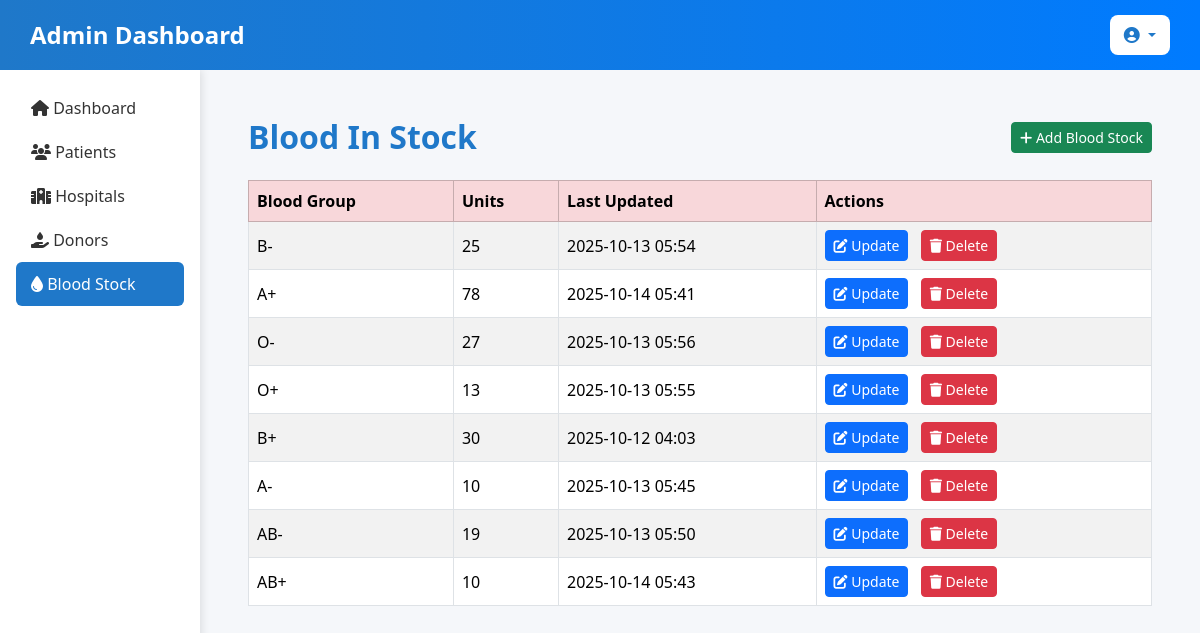
Screenshot of /bloodstock/ with the database file from the repository.
### blood_bank_app/models.py (models this page shows, shortened)
class BloodStock(models.Model):
    BLOOD_GROUPS = [
        ('A+', 'A+'), ('A-', 'A-'),
        ('B+', 'B+'), ('B-', 'B-'),
        ('AB+', 'AB+'), ('AB-', 'AB-'),
        ('O+', 'O+'), ('O-', 'O-'),
    ]
    blood_group = models.CharField(max_length=3, choices=BLOOD_GROUPS, unique=True)
    units = models.PositiveIntegerField(default=0)
    last_updated = models.DateTimeField(auto_now=True)

### blood_bank_app/views.py (the view)
# urls.py: path('bloodstock/', views.blood_stock_list, name='blood_stock_list'),
def blood_stock_list(request):
    stocks = BloodStock.objects.all()
    return render(request,'admin/blood_stock_list.html',{'stocks':stocks})

### blood_bank_app/templates/admin/blood_stock_list.html (shortened to what this page needs)
<!DOCTYPE html>
<html lang="en">
<head>
    <link rel="stylesheet" href="https://cdnjs.cloudflare.com/ajax/libs/font-awesome/6.4.2/css/all.min.css">
    <link href="https://cdn.jsdelivr.net/npm/bootstrap@5.3.3/dist/css/bootstrap.min.css" rel="stylesheet">
</head>
<body>
     <nav class="navbar d-flex justify-content-between align-items-center">
        <h1 class="text-white mb-0">Admin Dashboard</h1>
        <div class="dropdown">
            <button class="btn btn-light dropdown-toggle" type="button" id="adminDropdown" data-bs-toggle="dropdown" aria-expanded="false">
                <i class="fa-solid fa-user-circle"></i> {{ request.user.username }}
            </button>
        </div>
    </nav>
    <div class="container-fluid">
        <div class="row">
            <div class="col-md-2 p-3 sidebar">
                <nav class="nav flex-column">
                    <a class="nav-link" href="{% url 'dashboard' %}">
                        <i class="fa-solid fa-home"></i> Dashboard
                    </a>
                    <a class="nav-link" href="#">
                        <i class="fa-solid fa-users"></i> Patients
                    </a>
                    <a class="nav-link" href="#">
                        <i class="fa-solid fa-hospital"></i> Hospitals
                    </a>
                    <a class="nav-link" href="#">
                        <i class="fa-solid fa-hand-holding-droplet"></i> Donors
                    </a>
                    <a class="nav-link active" href="{% url 'blood_stock_list' %}">
                        <i class="fa-solid fa-droplet"></i> Blood Stock
                    </a>
                </nav>
            </div>
            <div class="col-md-10 p-4">
    <div class="card-dashboard p-4">
        <div class="d-flex justify-content-between align-items-center mb-4">
            <h2 class="mb-0">Blood In Stock</h2>
            <a href="{% url 'add_blood_stock' %}" class="btn btn-success btn-sm">
                <i class="fa-solid fa-plus"></i> Add Blood Stock
            </a>
        </div>
        <div class="table-responsive">
            <table class="table table-bordered table-striped align-middle">
                <thead class="table-danger">
                    <tr>
                        <th>Blood Group</th>
                        <th>Units</th>
                        <th>Last Updated</th>
                        <th>Actions</th>
                    </tr>
                </thead>
                <tbody>
                    {% for stock in stocks %}
                    <tr>
                        <td>{{ stock.blood_group }}</td>
                        <td>{{ stock.units }}</td>
                        <td>{{ stock.last_updated|date:"Y-m-d H:i" }}</td>
                        <td>
                            <a href="{% url 'update_blood_stock' stock.id %}" class="btn btn-primary btn-sm me-2">
                                <i class="fa-solid fa-pen-to-square"></i> Update
                            </a>
                            <a href="{% url 'delete_blood_stock' stock.id %}" class="btn btn-danger btn-sm" onclick="return confirm('Are you sure you want to delete this record?')">
                                <i class="fa-solid fa-trash"></i> Delete
                            </a>
                        </td>
                    </tr>
                    {% empty %}
                    <tr>
                        <td colspan="4" class="text-center text-muted">No stock records found.</td>
                    </tr>
                    {% endfor %}
                </tbody>
            </table>
        </div>
    </div>
</div>
        </div>
    </div>
</body>
</html>

### blood_bank_app/templates/admin/blood_stock_list.html (style rules this page uses)
body { background-color: #f5f7fa; font-family: 'Segoe UI', Tahoma, Geneva, Verdana, sans-serif; }
.navbar { background: linear-gradient(90deg, #1F78C9, #007BFF); padding: 15px 30px; }
.navbar h1 { font-size: 24px; font-weight: 600; }
.dropdown .btn { background-color: #fff; color: #1F78C9; font-weight: 500; border: none; border-radius: 8px; padding: 8px 14px; }
.sidebar { min-height: 100vh; background: #fff; box-shadow: 2px 0 8px rgba(0,0,0,0.1); }
.sidebar .nav-link { color: #333; font-weight: 500; padding: 10px 15px; }
.sidebar .nav-link.active { background-color: #1F78C9; color: #fff; border-radius: 6px; }
h2 { color: #1F78C9; font-weight: 600; margin-bottom: 20px; }

### rows the page displays
BloodStock: blood_group "B-", units "25", last_updated "2025-10-13 05:54"
BloodStock: blood_group "A+", units "78", last_updated "2025-10-14 05:41"
BloodStock: blood_group "O-", units "27", last_updated "2025-10-13 05:56"
BloodStock: blood_group "O+", units "13", last_updated "2025-10-13 05:55"
BloodStock: blood_group "B+", units "30", last_updated "2025-10-12 04:03"
BloodStock: blood_group "A-", units "10", last_updated "2025-10-13 05:45"
BloodStock: blood_group "AB-", units "19", last_updated "2025-10-13 05:50"
BloodStock: blood_group "AB+", units "10", last_updated "2025-10-14 05:43"
